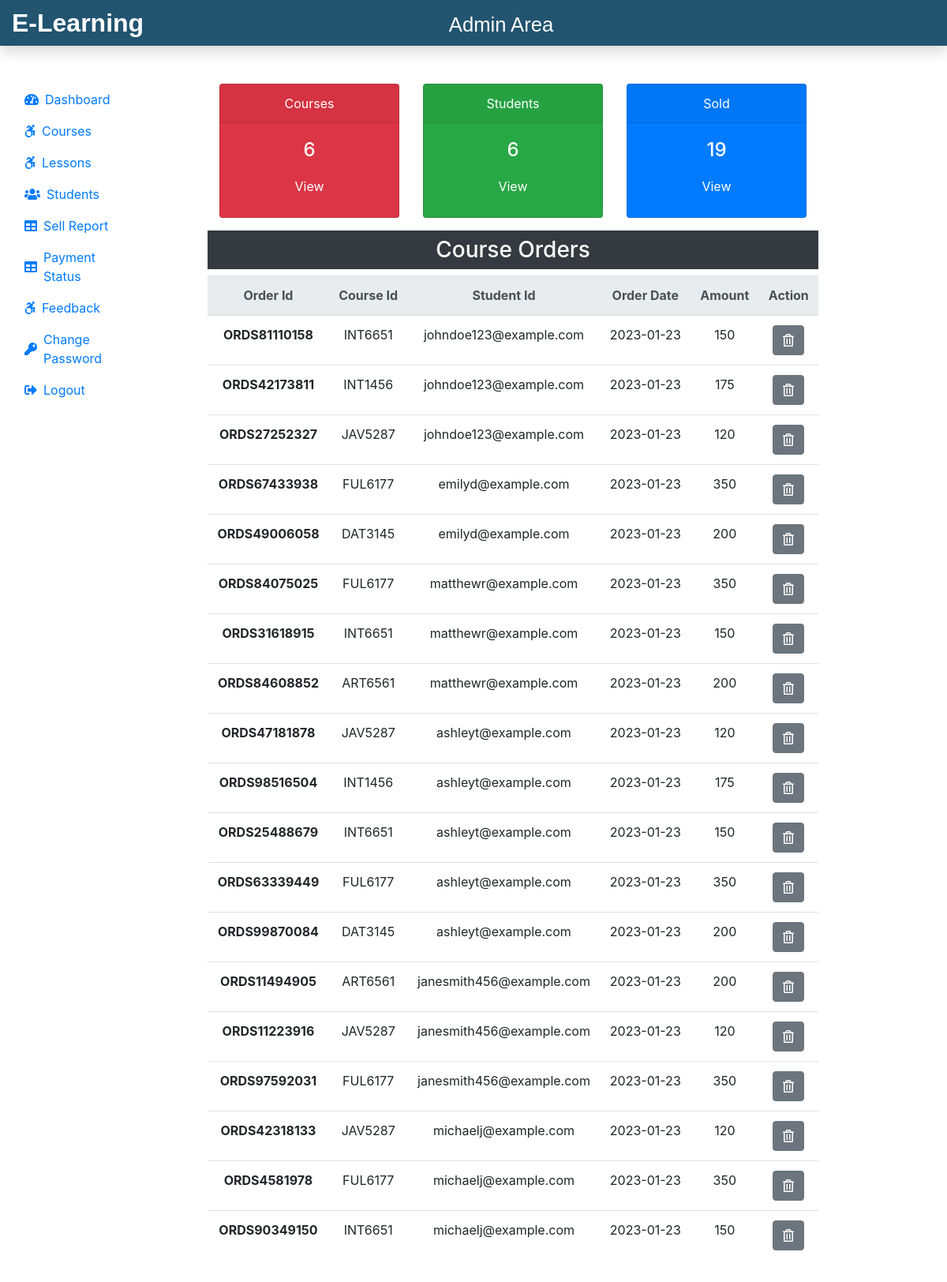
Screenshot of /Admin/adminDashboard.php (signed in) with the database file from the repository.
### tables this page shows
CREATE TABLE `courseorder` (
  `co_id` int(11) NOT NULL,
  `order_id` varchar(255) NOT NULL,
  `stu_email` varchar(255) NOT NULL,
  `course_id` varchar(20) NOT NULL,
  `status` varchar(255) NOT NULL,
  `respmsg` text NOT NULL,
  `amount` int(11) NOT NULL,
  `order_date` date NOT NULL
);

### Admin/adminDashboard.php (the view, shortened to what this page needs)
<?php
include "./admininclude/header.php";
?>
<?php
$sql = "SELECT * FROM course";
$result = $conn->query($sql);
$totalcourse = $result->num_rows;
$sql = "SELECT * FROM student";
$result = $conn->query($sql);
$totalstu = $result->num_rows;
$sql = "SELECT * FROM courseorder";
$result = $conn->query($sql);
$totalsold = $result->num_rows;
?>
<div class="col-sm-9">
    <div class="row mx-5 text-center">
        <div class="col-sm-4 mt-5">
            <div class="card text-white bg-danger mb-3" style="max-width: 18rem">
                <div class="card-header">Courses</div>
                <div class="card-body">
                    <h4 class="card-title">
                        <?php echo $totalcourse; ?>
                    </h4>
                    <a href="courses.php" class="btn text-white">View</a>
                </div>
            </div>
        </div>
        <div class="col-sm-4 mt-5">
            <div class="card text-white bg-success mb-3" style="max-width: 18rem">
                <div class="card-header">Students</div>
                <div class="card-body">
                    <h4 class="card-title">
                        <?php echo $totalstu; ?>
                    </h4>
                    <a href="students.php" class="btn text-white">View</a>
                </div>
            </div>
        </div>
        <div class="col-sm-4 mt-5">
            <div class="card text-white bg-primary mb-3" style="max-width: 18rem">
                <div class="card-header">Sold</div>
                <div class="card-body">
                    <h4 class="card-title">
                    <?php echo $totalsold; ?>
                    </h4>
                    <a href="sellReport.php" class="btn text-white">View</a>
                </div>
            </div>
        </div>
    </div>
    <div class="mx-5 text-center">
        <h3 class="bg-dark text-white p-2">Course Orders</h3>
        <?php
        $sql = "SELECT * FROM courseorder";
        $result = $conn->query($sql);
        if ($result->num_rows > 0) {
            echo '
                <table class="table table-hover">
                    <thead class="thead-light">
                        <tr>
                            <th scope="col">Order Id</th>
                            <th scope="col">Course Id</th>
                            <th scope="col">Student Id</th>
                            <th scope="col">Order Date</th>
                            <th scope="col">Amount</th>
                            <th scope="col">Action</th>
                        </tr>
                    </thead>';
            while ($row = $result->fetch_assoc()) {
                echo "<tr>";
                echo '<th scope="row">' . $row["order_id"] . "</th>";
                echo "<td>" . $row["course_id"] . "</td>";
                echo "<td>" . $row["stu_email"] . "</td>";
                echo "<td>" . $row["order_date"] . "</td>";
                echo "<td>" . $row["amount"] . "</td>";
                echo '<td>
                                <form action="" method="POST" class="d-inline">
                                    <input type="hidden" name="id" value=' .
                    $row["co_id"] .
                    '>
                                    <button type="submit" class="btn btn-secondary" name="delete" value="Delete">
                                        <i class="far fa-trash-alt"></i>
                                    </button>
                                </form>
                            </td>';
                echo "</tr>";
            }
        }
        ?>
    </div>
</div>
</div>
</div>
<?php include "./admininclude/footer.php"; ?>

### rows the page displays
courseorder: order "ORDS81110158", course "INT6651", stu_email "johndoe123@example.com", order_date "2023-01-23", amount "150"
courseorder: order "ORDS42173811", course "INT1456", stu_email "johndoe123@example.com", order_date "2023-01-23", amount "175"
courseorder: order "ORDS27252327", course "JAV5287", stu_email "johndoe123@example.com", order_date "2023-01-23", amount "120"
courseorder: order "ORDS67433938", course "FUL6177", stu_email "emilyd@example.com", order_date "2023-01-23", amount "350"
courseorder: order "ORDS49006058", course "DAT3145", stu_email "emilyd@example.com", order_date "2023-01-23", amount "200"
courseorder: order "ORDS84075025", course "FUL6177", stu_email "matthewr@example.com", order_date "2023-01-23", amount "350"
courseorder: order "ORDS31618915", course "INT6651", stu_email "matthewr@example.com", order_date "2023-01-23", amount "150"
courseorder: order "ORDS84608852", course "ART6561", stu_email "matthewr@example.com", order_date "2023-01-23", amount "200"
courseorder: order "ORDS47181878", course "JAV5287", stu_email "ashleyt@example.com", order_date "2023-01-23", amount "120"
courseorder: order "ORDS98516504", course "INT1456", stu_email "ashleyt@example.com", order_date "2023-01-23", amount "175"
courseorder: order "ORDS25488679", course "INT6651", stu_email "ashleyt@example.com", order_date "2023-01-23", amount "150"
courseorder: order "ORDS63339449", course "FUL6177", stu_email "ashleyt@example.com", order_date "2023-01-23", amount "350"
courseorder: order "ORDS99870084", course "DAT3145", stu_email "ashleyt@example.com", order_date "2023-01-23", amount "200"
courseorder: order "ORDS11494905", course "ART6561", stu_email "janesmith456@example.com", order_date "2023-01-23", amount "200"
courseorder: order "ORDS11223916", course "JAV5287", stu_email "janesmith456@example.com", order_date "2023-01-23", amount "120"
courseorder: order "ORDS97592031", course "FUL6177", stu_email "janesmith456@example.com", order_date "2023-01-23", amount "350"
courseorder: order "ORDS42318133", course "JAV5287", stu_email "michaelj@example.com", order_date "2023-01-23", amount "120"
courseorder: order "ORDS4581978", course "FUL6177", stu_email "michaelj@example.com", order_date "2023-01-23", amount "350"
courseorder: order "ORDS90349150", course "INT6651", stu_email "michaelj@example.com", order_date "2023-01-23", amount "150"

### other values shown
$totalcourse "6"
$totalstu "6"
$totalsold "19"
